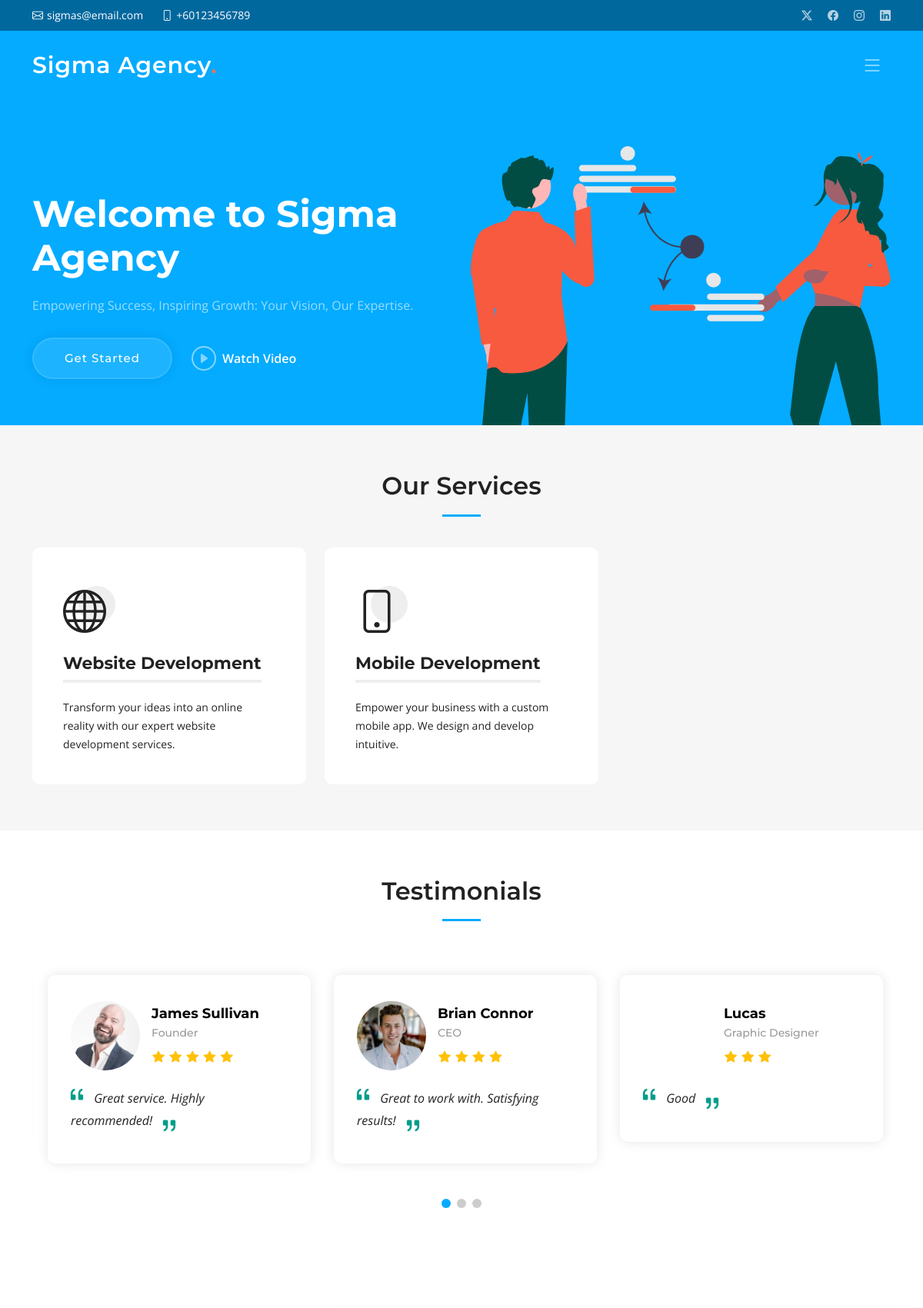
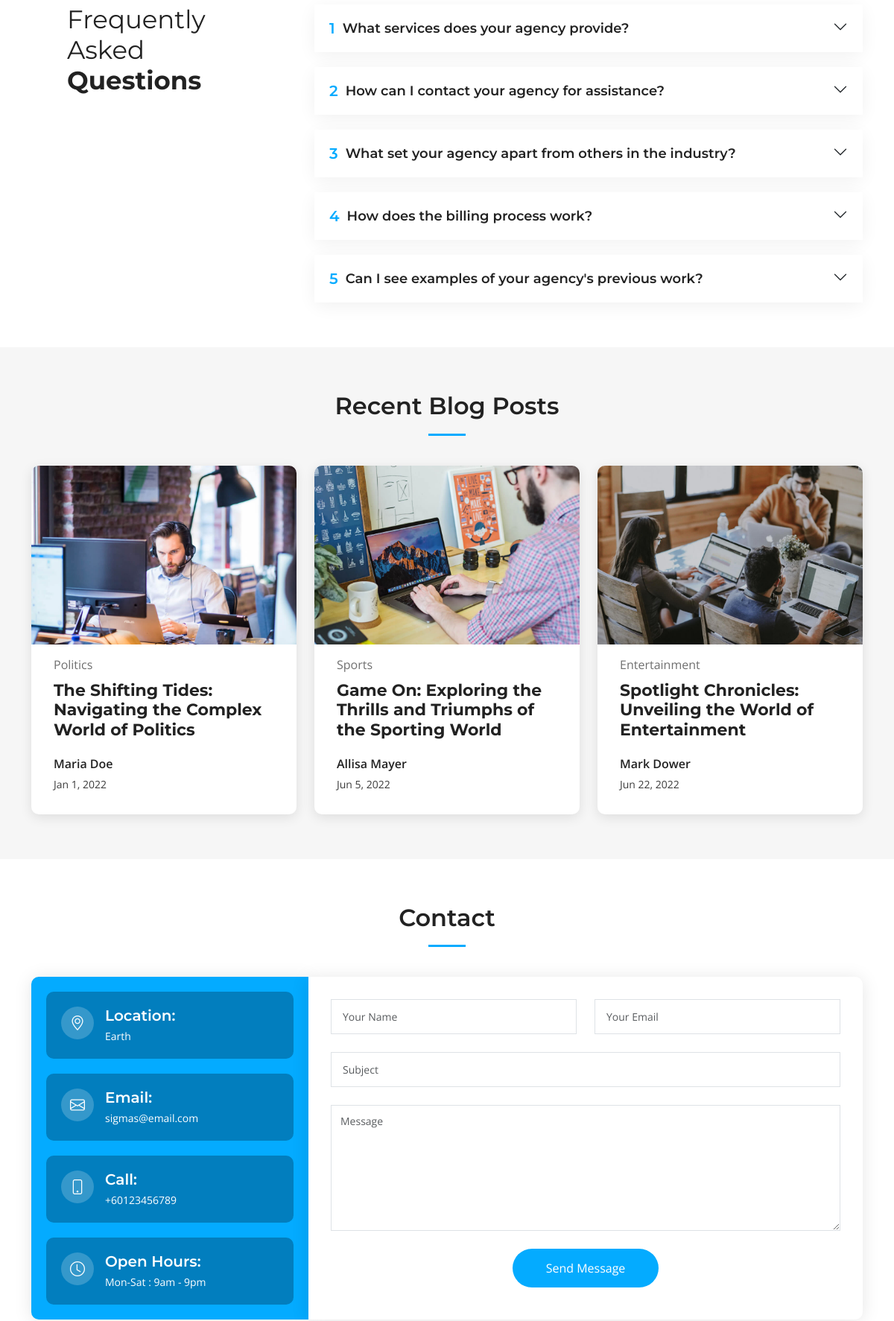
The page / (upper part) on the database its author committed (2 pictures, top to bottom).
### app/models.py (models this page shows, shortened)
class GeneralInfo(models.Model):
    company_name = models.CharField(max_length=255, default="Company")
    location = models.CharField(max_length=255)
    email = models.EmailField()
    phone = models.CharField(max_length=20)
    open_hours = models.CharField(max_length=100, blank=True, null=True)
    video_url = models.URLField(blank=True, null=True)
    twitter_url = models.URLField(blank=True, null=True)
    facebook_url = models.URLField(blank=True, null=True)
    instagram_url = models.URLField(blank=True, null=True)
    linkedin_url = models.URLField(blank=True, null=True)

class Service(models.Model):
    icon = models.CharField(max_length=50, blank=True, null=True)
    title = models.CharField(max_length=255, unique=True)
    description = models.TextField()

class Testimonial(models.Model):
    user_image = models.CharField(max_length=255, blank=True, null=True)
    stars_count = [
        (1, "One"),
        (2, "Two"),
        (3, "Three"),
        (4, "Four"),
        (5, "Five"),
    ]
    rating = models.IntegerField(choices=stars_count)
    username = models.CharField(max_length=50)
    user_position = models.CharField(max_length=50)
    review = models.TextField()

class FrequentlyAskedQuestion(models.Model):
    question = models.CharField(max_length=255)
    answer = models.TextField()

### app/views.py (the view)
# urls.py: path("", index, name="home"),
def index(request):
    general_info = GeneralInfo.objects.first()
    services = Service.objects.all()
    testimonials = Testimonial.objects.all()
    faqs = FrequentlyAskedQuestion.objects.all()
    context = {
        "company_name": general_info.company_name,
        "location": general_info.location,
        "phone": general_info.phone,
        "email": general_info.email,
        "open_hours": general_info.open_hours,
        "video_url": general_info.video_url,
        "twitter_url": general_info.twitter_url,
        "facebook_url": general_info.facebook_url,
        "instagram_url": general_info.instagram_url,
        "linkedin_url": general_info.linkedin_url,
        "services": services,
        "testimonials": testimonials,
        "faqs": faqs,
    }
    return render(request, "index.html", context)

### templates/index.html (shortened to what this page needs)
{% extends 'assets/main.html' %}
{% load static %}
{% block mainContent %}
    <section id="services" class="services sections-bg">
      <div class="container" data-aos="fade-up">
        <div class="section-header">
          <h2>Our Services</h2>
        </div>
        <div class="row gy-4" data-aos="fade-up" data-aos-delay="100">
          {% for service in services %}
            <div class="col-lg-4 col-md-6">
              <div class="service-item  position-relative">
                <div class="icon">
                  <i class="{{ service.icon }}"></i>
                </div>
                <h3>{{ service.title }}</h3>
                <p>{{ service.description }}</p>
              </div>
            </div>
          {% endfor %}
        </div>
      </div>
    </section>
    <section id="testimonials" class="testimonials">
      <div class="container" data-aos="fade-up">
        <div class="section-header">
          <h2>Testimonials</h2>
        </div>
        <div class="slides-3 swiper" data-aos="fade-up" data-aos-delay="100">
          <div class="swiper-wrapper">
            {% for testimonial in testimonials %}
              <div class="swiper-slide">
                <div class="testimonial-wrap">
                  <div class="testimonial-item">
                    <div class="d-flex align-items-center">
                      {% if 'http' in testimonial.user_image %}
                        <img src="{{ testimonial.user_image }}" class="testimonial-img flex-shrink-0" alt="">
                      {% else %}
                        <img src="{% static testimonial.user_image %}" class="testimonial-img flex-shrink-0" alt="">
                      {% endif %}
                      <div>
                        <h3>{{ testimonial.username }}</h3>
                        <h4>{{ testimonial.user_position }}</h4>
                        <div class="stars">
                          {% for i in 'x'|ljust:testimonial.rating %}
                            <i class="bi bi-star-fill"></i>
                          {% endfor %}
                        </div>
                      </div>
                    </div>
                    <p>
                      <i class="bi bi-quote quote-icon-left"></i>
                      {{ testimonial.review }}
                      <i class="bi bi-quote quote-icon-right"></i>
                    </p>
                  </div>
                </div>
              </div>
            {% endfor %}
          </div>
          <div class="swiper-pagination"></div>
        </div>
      </div>
    </section>
    <section id="faq" class="faq">
      <div class="container" data-aos="fade-up">
        <div class="row gy-4">
          <div class="col-lg-4">
            <div class="content px-xl-5">
              <h3>Frequently Asked <strong>Questions</strong></h3>
            </div>
          </div>
          <div class="col-lg-8">
            <div class="accordion accordion-flush" id="faqlist" data-aos="fade-up" data-aos-delay="100">
              {% for faq in faqs %}
                <div class="accordion-item">
                  <h3 class="accordion-header">
                    <button class="accordion-button collapsed" type="button" data-bs-toggle="collapse" data-bs-target="#faq-content-{{ forloop.counter }}">
                      <span class="num">{{ forloop.counter }}</span>
                      {{ faq.question }}
                    </button>
                  </h3>
                </div>
              {% endfor %}
            </div>
          </div>
        </div>
      </div>
    </section>
    <section id="recent-posts" class="recent-posts sections-bg">
      <div class="container" data-aos="fade-up">
        <div class="section-header">
          <h2>Recent Blog Posts</h2>
        </div>
        <div class="row gy-4">
          <div class="col-xl-4 col-md-6">
            <article>
              <div class="post-img">
                <img src="{% static 'assets/img/blog/blog-1.jpg' %}" alt="" class="img-fluid">
              </div>
              <p class="post-category">Politics</p>
              <h2 class="title">
                <a href="blog-details.html">The Shifting Tides: Navigating the Complex World of Politics</a>
              </h2>
              <div class="d-flex align-items-center">
                <div class="post-meta">
                  <p class="post-author">Maria Doe</p>
                  <p class="post-date">
                    <time datetime="2022-01-01">Jan 1, 2022</time>
                  </p>
                </div>
              </div>
            </article>
          </div>
          <div class="col-xl-4 col-md-6">
            <article>
              <div class="post-img">
                <img src="{% static 'assets/img/blog/blog-2.jpg' %}" alt="" class="img-fluid">
              </div>
              <p class="post-category">Sports</p>
              <h2 class="title">
                <a href="blog-details.html">Game On: Exploring the Thrills and Triumphs of the Sporting World</a>
              </h2>
              <div class="d-flex align-items-center">
                <div class="post-meta">
                  <p class="post-author">Allisa Mayer</p>
                  <p class="post-date">
                    <time datetime="2022-01-01">Jun 5, 2022</time>
                  </p>
                </div>
              </div>
            </article>
          </div>
          <div class="col-xl-4 col-md-6">
            <article>
              <div class="post-img">
                <img src="{% static 'assets/img/blog/blog-3.jpg' %}" alt="" class="img-fluid">
              </div>
              <p class="post-category">Entertainment</p>
              <h2 class="title">
                <a href="blog-details.html">Spotlight Chronicles: Unveiling the World of Entertainment</a>
              </h2>
              <div class="d-flex align-items-center">
                <div class="post-meta">
                  <p class="post-author">Mark Dower</p>
                  <p class="post-date">
                    <time datetime="2022-01-01">Jun 22, 2022</time>
                  </p>
                </div>
              </div>
            </article>
          </div>
        </div>
      </div>
    </section>
    <section id="contact" class="contact">
      <div class="container" data-aos="fade-up">
        <div class="section-header">
          <h2>Contact</h2>
        </div>
        <div class="row gx-lg-0 gy-4">
          <div class="col-lg-4">
            <div class="info-container d-flex flex-column align-items-center justify-content-center">
              <div class="info-item d-flex">
                <i class="bi bi-geo-alt flex-shrink-0"></i>
                <div>
                  <h4>Location:</h4>
                  <p>{{ location }}</p>
                </div>
              </div>
              <div class="info-item d-flex">
                <i class="bi bi-envelope flex-shrink-0"></i>
                <div>
                  <h4>Email:</h4>
                  <p>{{ email }}</p>
                </div>
              </div>
              <div class="info-item d-flex">
                <i class="bi bi-phone flex-shrink-0"></i>
                <div>
                  <h4>Call:</h4>
                  <p>{{ phone }}</p>
                </div>
              </div>
              <div class="info-item d-flex">
                <i class="bi bi-clock flex-shrink-0"></i>
                <div>
                  <h4>Open Hours:</h4>
                  <p>{{ open_hours }}</p>
                </div>
              </div>
            </div>
          </div>
          <div class="col-lg-8">
            <form action="{% url 'contact_form' %}" method="post" role="form" class="php-email-form">
              <div class="row">
                <div class="col-md-6 form-group">
                  <input type="text" name="name" class="form-control" id="name" placeholder="Your Name" required>
                </div>
                <div class="col-md-6 form-group mt-3 mt-md-0">
                  <input type="email" class="form-control" name="email" id="email" placeholder="Your Email" required>
                </div>
              </div>
              <div class="form-group mt-3">
                <input type="text" class="form-control" name="subject" id="subject" placeholder="Subject" required>
              </div>
              <div class="form-group mt-3">
                <textarea class="form-control" name="message" rows="7" placeholder="Message" required></textarea>
              </div>
              <div class="text-center"><button type="submit">Send Message</button></div>
            </form>
          </div>
        </div>
      </div>
    </section>
{% endblock %}

### templates/assets/main.html (shortened to what this page needs)
{% load static %}
<!DOCTYPE html>
<html lang="en">
<head>
  <link href="{% static 'assets/vendor/bootstrap/css/bootstrap.min.css' %}" rel="stylesheet">
  <link href="{% static 'assets/vendor/bootstrap-icons/bootstrap-icons.css' %}" rel="stylesheet">
  <link href="{% static 'assets/vendor/aos/aos.css' %}" rel="stylesheet">
  <link href="{% static 'assets/vendor/glightbox/css/glightbox.min.css' %}" rel="stylesheet">
  <link href="{% static 'assets/vendor/swiper/swiper-bundle.min.css' %}" rel="stylesheet">
  <link href="{% static 'assets/css/main.css' %}" rel="stylesheet">
</head>
<body>
  {% include 'assets/header.html' %}
  <section id="hero" class="hero">
    <div class="container position-relative">
      <div class="row gy-5" data-aos="fade-in">
        <div class="col-lg-6 order-2 order-lg-1 d-flex flex-column justify-content-center text-center text-lg-start">
          <h2>Welcome to <span>{{ company_name }}</span></h2>
          <p>Empowering Success, Inspiring Growth: Your Vision, Our Expertise.</p>
          <div class="d-flex justify-content-center justify-content-lg-start">
            <a href="#services" class="btn-get-started">Get Started</a>
            <a href="{{ video_url }}" class="glightbox btn-watch-video d-flex align-items-center"><i class="bi bi-play-circle"></i><span>Watch Video</span></a>
          </div>
        </div>
        <div class="col-lg-6 order-1 order-lg-2">
          <img src="{% static 'assets/img/hero-img.svg' %}" class="img-fluid" alt="" data-aos="zoom-out" data-aos-delay="100">
        </div>
      </div>
    </div>
  </section>
  <main id="main">
    {% block mainContent %}
    {% endblock %}
  </main>
</body>
</html>

### templates/assets/header.html (shortened to what this page needs)
{% load static %}
  <section id="topbar" class="topbar d-flex align-items-center">
    <div class="container d-flex justify-content-center justify-content-md-between">
      <div class="contact-info d-flex align-items-center">
        <i class="bi bi-envelope d-flex align-items-center"><a href="mailto:{{ email }}">{{ email }}</a></i>
        <i class="bi bi-phone d-flex align-items-center ms-4"><span>{{ phone }}</span></i>
      </div>
      <div class="social-links d-none d-md-flex align-items-center">
        <a href="{{ twitter_url }}" class="twitter"><i class="bi bi-twitter-x"></i></a>
        <a href="{{ facebook_url }}" class="facebook"><i class="bi bi-facebook"></i></a>
        <a href="{{ instagram_url }}" class="instagram"><i class="bi bi-instagram"></i></a>
        <a href="{{ linkedin_url }}" class="linkedin"><i class="bi bi-linkedin"></i></i></a>
      </div>
    </div>
  </section>
  <header id="header" class="header d-flex align-items-center">
    <div class="container-fluid container-xl d-flex align-items-center justify-content-between">
      <a href="index.html" class="logo d-flex align-items-center">
        <h1>{{ company_name }}<span>.</span></h1>
      </a>
      <i class="mobile-nav-toggle mobile-nav-show bi bi-list"></i>
    </div>
  </header>

### rows shown on the page
GeneralInfo: email "sigmas@email.com", phone "+60123456789", company_name "Sigma Agency", location "Earth", open_hours "Mon-Sat : 9am - 9pm"
Service: title "Website Development", description "Transform your ideas into an online reality with our expert website development services."
Service: title "Mobile Development", description "Empower your business with a custom mobile app. We design and develop intuitive."
Testimonial: user_image (picture), username "James Sullivan", user_position "Founder", rating 5 (drawn), review "Great service. Highly recommended!"
Testimonial: user_image (picture), username "Brian Connor", user_position "CEO", rating 4 (drawn), review "Great to work with. Satisfying results!"
Testimonial: username "Lucas", user_position "Graphic Designer", rating 3 (drawn), review "Good"
FrequentlyAskedQuestion: question "What services does your agency provide?"
FrequentlyAskedQuestion: question "How can I contact your agency for assistance?"
FrequentlyAskedQuestion: question "What set your agency apart from others in the industry?"
FrequentlyAskedQuestion: question "How does the billing process work?"
FrequentlyAskedQuestion: question "Can I see examples of your agency's previous work?"
